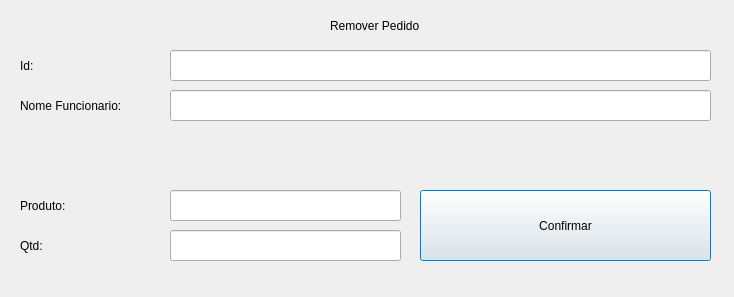
<?xml version="1.0" encoding="UTF-8"?>
<ui version="4.0">
 <class>RemoveProduto</class>
 <widget class="QDialog" name="RemoveProduto">
  <property name="geometry">
   <rect>
    <x>0</x>
    <y>0</y>
    <width>734</width>
    <height>297</height>
   </rect>
  </property>
  <property name="windowTitle">
   <string>Dialog</string>
  </property>
  <widget class="QLabel" name="label">
   <property name="geometry">
    <rect>
     <x>330</x>
     <y>10</y>
     <width>141</width>
     <height>31</height>
    </rect>
   </property>
   <property name="text">
    <string>Remover Pedido</string>
   </property>
  </widget>
  <widget class="QPushButton" name="Confirmar_bt">
   <property name="geometry">
    <rect>
     <x>420</x>
     <y>190</y>
     <width>291</width>
     <height>71</height>
    </rect>
   </property>
   <property name="text">
    <string>Confirmar</string>
   </property>
  </widget>
  <widget class="QLabel" name="label_2">
   <property name="geometry">
    <rect>
     <x>20</x>
     <y>50</y>
     <width>101</width>
     <height>31</height>
    </rect>
   </property>
   <property name="text">
    <string>Id:</string>
   </property>
  </widget>
  <widget class="QLineEdit" name="Id_txt">
   <property name="geometry">
    <rect>
     <x>170</x>
     <y>50</y>
     <width>541</width>
     <height>31</height>
    </rect>
   </property>
  </widget>
  <widget class="QLabel" name="label_3">
   <property name="geometry">
    <rect>
     <x>20</x>
     <y>90</y>
     <width>131</width>
     <height>31</height>
    </rect>
   </property>
   <property name="text">
    <string>Nome Funcionario:</string>
   </property>
  </widget>
  <widget class="QLineEdit" name="Nome_txt">
   <property name="geometry">
    <rect>
     <x>170</x>
     <y>90</y>
     <width>541</width>
     <height>31</height>
    </rect>
   </property>
  </widget>
  <widget class="QLabel" name="label_4">
   <property name="geometry">
    <rect>
     <x>20</x>
     <y>190</y>
     <width>101</width>
     <height>31</height>
    </rect>
   </property>
   <property name="text">
    <string>Produto:</string>
   </property>
  </widget>
  <widget class="QLabel" name="label_5">
   <property name="geometry">
    <rect>
     <x>20</x>
     <y>230</y>
     <width>101</width>
     <height>31</height>
    </rect>
   </property>
   <property name="text">
    <string>Qtd:</string>
   </property>
  </widget>
  <widget class="QLineEdit" name="Qtd_txt">
   <property name="geometry">
    <rect>
     <x>170</x>
     <y>230</y>
     <width>231</width>
     <height>31</height>
    </rect>
   </property>
  </widget>
  <widget class="QLineEdit" name="Produto_txt">
   <property name="geometry">
    <rect>
     <x>170</x>
     <y>190</y>
     <width>231</width>
     <height>31</height>
    </rect>
   </property>
  </widget>
 </widget>
 <resources/>
 <connections/>
</ui>
